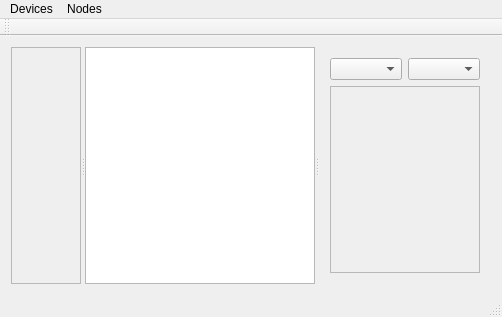
<?xml version="1.0" encoding="UTF-8"?>
<ui version="4.0">
 <class>MainWindow</class>
 <widget class="QMainWindow" name="MainWindow">
  <property name="geometry">
   <rect>
    <x>0</x>
    <y>0</y>
    <width>502</width>
    <height>317</height>
   </rect>
  </property>
  <property name="windowTitle">
   <string>MainWindow</string>
  </property>
  <widget class="QWidget" name="centralWidget">
   <layout class="QGridLayout" name="gridLayout">
    <item row="0" column="0">
     <widget class="QSplitter" name="splitter">
      <property name="orientation">
       <enum>Qt::Horizontal</enum>
      </property>
      <widget class="QScrollArea" name="scrollArea_Left">
       <property name="widgetResizable">
        <bool>true</bool>
       </property>
       <widget class="QWidget" name="scrollAreaWidgetContents">
        <property name="geometry">
         <rect>
          <x>0</x>
          <y>0</y>
          <width>69</width>
          <height>244</height>
         </rect>
        </property>
       </widget>
      </widget>
      <widget class="QTreeView" name="treeView">
       <property name="minimumSize">
        <size>
         <width>199</width>
         <height>0</height>
        </size>
       </property>
       <property name="maximumSize">
        <size>
         <width>600</width>
         <height>16777215</height>
        </size>
       </property>
       <property name="autoFillBackground">
        <bool>true</bool>
       </property>
      </widget>
      <widget class="QWidget" name="verticalLayoutWidget">
       <layout class="QVBoxLayout" name="verticalLayout">
        <item>
         <layout class="QHBoxLayout" name="horizontalLayout">
          <item>
           <widget class="QComboBox" name="comboBox_widgets"/>
          </item>
          <item>
           <widget class="QComboBox" name="comboBox_infoTypes">
            <property name="maximumSize">
             <size>
              <width>150</width>
              <height>16777215</height>
             </size>
            </property>
           </widget>
          </item>
         </layout>
        </item>
        <item>
         <widget class="QScrollArea" name="scrollArea_Right">
          <property name="widgetResizable">
           <bool>true</bool>
          </property>
          <widget class="QWidget" name="scrollAreaWidgetContents_2">
           <property name="geometry">
            <rect>
             <x>0</x>
             <y>0</y>
             <width>144</width>
             <height>214</height>
            </rect>
           </property>
          </widget>
         </widget>
        </item>
       </layout>
      </widget>
     </widget>
    </item>
   </layout>
  </widget>
  <widget class="QMenuBar" name="menuBar">
   <property name="geometry">
    <rect>
     <x>0</x>
     <y>0</y>
     <width>502</width>
     <height>21</height>
    </rect>
   </property>
   <widget class="QMenu" name="menuDevices">
    <property name="title">
     <string>Devices</string>
    </property>
    <addaction name="actionCom_Device"/>
    <addaction name="actionSocket"/>
    <addaction name="actionServer"/>
   </widget>
   <widget class="QMenu" name="menuNodes">
    <property name="title">
     <string>Nodes</string>
    </property>
    <addaction name="actionAdd_Node"/>
    <addaction name="actionClear_all"/>
    <addaction name="actionSave_Settings"/>
    <addaction name="actionLoad_Settings"/>
   </widget>
   <addaction name="menuDevices"/>
   <addaction name="menuNodes"/>
  </widget>
  <widget class="QToolBar" name="mainToolBar">
   <attribute name="toolBarArea">
    <enum>TopToolBarArea</enum>
   </attribute>
   <attribute name="toolBarBreak">
    <bool>false</bool>
   </attribute>
  </widget>
  <widget class="QStatusBar" name="statusBar"/>
  <action name="actionCom_Device">
   <property name="text">
    <string>Com Device</string>
   </property>
   <property name="shortcut">
    <string>Ctrl+D, Ctrl+C</string>
   </property>
  </action>
  <action name="actionSocket">
   <property name="text">
    <string>Socket </string>
   </property>
   <property name="shortcut">
    <string>Ctrl+S</string>
   </property>
  </action>
  <action name="actionServer">
   <property name="text">
    <string>Server</string>
   </property>
   <property name="shortcut">
    <string>Ctrl+D, Ctrl+S</string>
   </property>
  </action>
  <action name="actionAdd_Node">
   <property name="text">
    <string>Add Node</string>
   </property>
  </action>
  <action name="actionClear_all">
   <property name="text">
    <string>Clear all</string>
   </property>
  </action>
  <action name="actionSave_Settings">
   <property name="text">
    <string>Save Settings</string>
   </property>
  </action>
  <action name="actionLoad_Settings">
   <property name="text">
    <string>Load Settings</string>
   </property>
  </action>
 </widget>
 <layoutdefault spacing="6" margin="11"/>
 <resources/>
 <connections/>
</ui>
